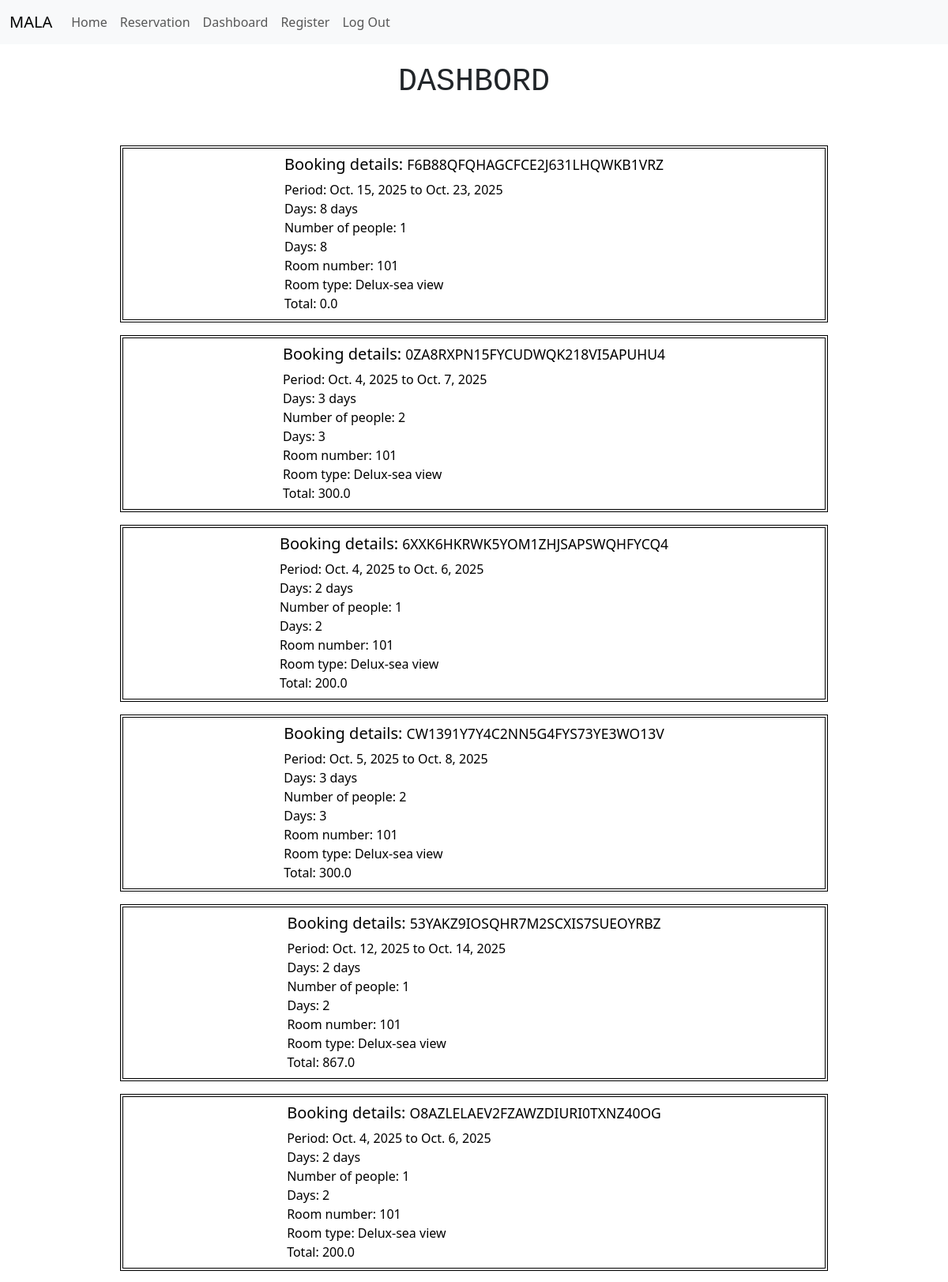
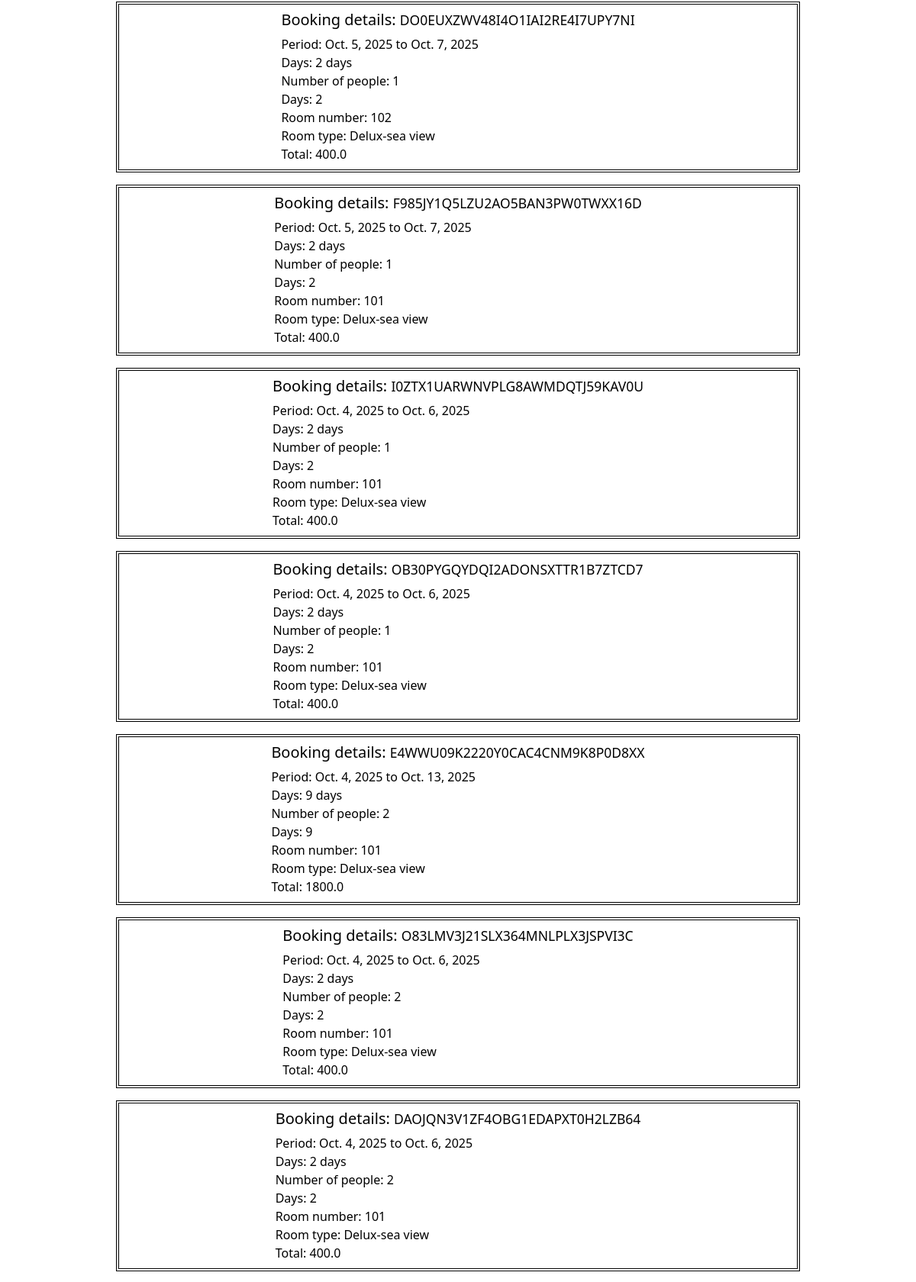
The page /dashboard/ (signed in, upper part) on the database its author committed (2 pictures, top to bottom).
### bookings/models.py (models this page shows, shortened)
class Reservation(models.Model):
    PENDING='Pending'
    CONFIRM='Confirm'
    CANCEL='Cancel'
    STATUS={
        PENDING:'Pending',
        CONFIRM:'Confirm',
        CANCEL:'Cancel',
    }
    check_in = models.DateField()
    check_out = models.DateField()
    nr_reservation = models.CharField(null=False,unique=True)
    nr_person = models.IntegerField()
    nr_days=models.IntegerField(default=0)
    amount=models.FloatField(default=0.0)
    has_flights=models.BooleanField(default=True)
    status=models.CharField(choices=STATUS,default=PENDING)
    package_selected=models.ForeignKey(Package,on_delete=models.CASCADE,null=True)
    user = models.ForeignKey(CustomUser, on_delete = models.CASCADE)
    room = models.ForeignKey(Reserved_room, on_delete = models.CASCADE)
    def get_bookings_by_user(user):
       try:
        bookings=Reservation.objects.filter(user=user)
        return bookings
       except:
          print("An exception has occurred when selecting the booking")

### accommodation/models.py (models this page shows, shortened)
class Room(models.Model):
    room_type = models.ForeignKey(RoomType, on_delete = models.CASCADE)
    description = models.CharField(max_length=200)
    price = models.IntegerField()
    room_number = models.IntegerField()
    room_capacity = models.PositiveIntegerField()

class RoomType(models.Model):
    DELUXE='DELUXE'
    LUXURY='LUXURY'
    DOUBLE='DOUBLE'
    SINGLE='SINGLE'
    TYPES_ROOMS={
        DELUXE:"Deluxe",
        LUXURY:"Luxury",
        DOUBLE:"Double",
        SINGLE:"Single"
    }
    name = models.CharField(max_length=200)
    room_count = models.IntegerField()
    description = models.CharField(max_length=200)
    room_view =  models.CharField(max_length=100)
    type = models.CharField(choices=TYPES_ROOMS)

### app/views.py (the view)
# urls.py: path('dashboard/',views.dashboard, name='dashboard'),
def dashboard(request):
    bookings=Reservation.get_bookings_by_user(request.user)
    context={
        "bookings":bookings,
        }
    return render(request,"app/dashboard.html",context=context)

### app/templates/app/dashboard.html
{% extends "app/base.html" %}
{% load custom_filters %}
{% block content %}
<h1 class="subtitle flex_ct m-4">DASHBORD</h1>
<div class="wrp_content">
  {% if bookings|length == 0%}
  <div class="subtitle flex_ct" >
    You have not made any booking with us!
    Wou
  </div>
      <div class="subtitle center">Would you like to make a <a href="{% url 'strat_reservation'%}">booking</a>?</div>
    {% else %}
     {% for booking in bookings%}
 <a href="{% url 'details_booking' booking.id  %}">
   <div class="flex_ct wrp_detail-fl">
    <div>
      <h5>Booking details: <small>{{booking.nr_reservation}}</small></h5>
      <div>Period: {{booking.check_in}} to {{booking.check_out}}</div>
      <div>Days: {{booking.nr_days}} days</div>
      <div>Number of people: {{booking.nr_person}}</div>
      <div>Days: {{booking.nr_days}}</div>
      <div>Room number: {{booking.room.room_number}}</div>
      <div>Room type: {{booking.room.room_type.name}}</div>
      <div>Total: {{booking.amount}}</div>
    </div>
  </div>
</a>
{% endfor %}
    {%endif%}
</div>
{% endblock content %}

### app/templates/app/base.html (shortened to what this page needs)
{% load static %}
<!doctype html>
<html lang="en">
<head>
    <link href="https://cdn.jsdelivr.net/npm/bootstrap@5.3.6/dist/css/bootstrap.min.css" rel="stylesheet">
    <link rel="stylesheet" href="{% static 'app/css/style.css'%}">
  </head>
<body>
    <header class="site-header">
      <nav class="navbar navbar-expand-lg navbar-light bg-light">
  <div class="container-fluid">
  <a class="navbar-brand mr-4" href="{% url 'index'%}">
          MALA</a>
    <div class="collapse navbar-collapse" id="navbarSupportedContent">
      <ul class="navbar-nav me-auto mb-2 mb-lg-0">
        <li >
          <a class="nav-link" href="{% url 'index' %}">Home</a>
        </li>
         <li >
          <a class="nav-link" href="{% url 'strat_reservation' %}">Reservation</a>
        </li>
          <li >
          <a class="nav-link" href="{% url 'dashboard' %}">Dashboard</a>
        </li>
          <li>
          <a class="nav-link" href="{% url 'register'%}">Register</a>
        </li>
       {% if user.is_authenticated %}
        <form action="{% url 'logout' %}" method="post">
              <button class="btn-logout nav-link" type="submit">Log Out</button>
            </form>
       {% else %}
        <li>
          <a class="nav-link" href="{% url 'login'%}">Log in</a>
        </li>
       {% endif %}
      </ul>
    </div>
  </div>
</nav>
    </header>
  {% block content %}
  {% endblock %}
</body>
</html>

### app/static/app/css/style.css (style rules this page uses)
:root { --color-body: rgb(248, 240, 240) --bs-dark: #212529; --header-hight: 5rem; --orange-color: #d45827; --light-orange-color: rgb(250, 133, 86); --dark-orange: rgb(243, 101, 35); --black-color: hsl(210, 6%, 7%); --dark-blue: hsl(229, 88%, 29%); --gray-color: #585858; --light-gray: #7c7a7a; --light-black-color: hsl(225, 4%, 21%); --white-color: #ffff; --body-color: hsl(220, 100%, 97%); --hover-white: rgb(240, 232, 224); --paragraf-text-color: hsl(19, 32%, 12%); --body-font: "Times New Roman", Times, serif; --font-family-title: "DM Serif Text", serif; --normal-font-size: 1.15rem; --small-font-size: 0.925rem; --large-font-size: 1.75rem; --xlarge-font-size: 2.25rem; --font-size-title: clamp(1.55rem, 1.95rem, 2.45rem); --font-size-subtitle: clamp(1.25rem, 1.55rem, 1.95rem); --line-height: 1.575rem; --line-height-title: 2.125rem; --line-height-subtitle: 1.7rem; --letter-spacing-normal: 0.25px; --leter-spacing-title: 1px; --leter-spacing-subtitle: 0.65px; --word-spacing: 1px; --wold-spacing-title: 0.5rem; --font-regular: 400; --font-semi-bold: 600; --font-bold: 900; --z--tooltip: 10; --z-fixed: 100; }
body { background-color: var(--color-body) }
a { text-decoration: none; color: black; }
li { text-decoration: none; list-style:none; }
.wrp_content { max-width: 60rem; margin: auto; padding: 1rem; min-height: 30rem; }
.flex_ct, .container_package { display: flex; flex-wrap: wrap; justify-content: space-evenly; gap: 1rem; }
.subtitle { font-family: 'Courier New', Courier, monospace; }
.wrp_detail-fl { border: 4px double black; margin: 1rem; padding: 0.5rem; }

### rows shown on the page
Reservation: nr_reservation "F6B88QFQHAGCFCE2J631LHQWKB1VRZ", check_in "Oct. 15, 2025", check_out "Oct. 23, 2025", nr_days "8", nr_person "1", room.room_number "101", room.room_type.name "Delux-sea view", amount "0.0"
Reservation: nr_reservation "0ZA8RXPN15FYCUDWQK218VI5APUHU4", check_in "Oct. 4, 2025", check_out "Oct. 7, 2025", nr_days "3", nr_person "2", room.room_number "101", room.room_type.name "Delux-sea view", amount "300.0"
Reservation: nr_reservation "6XXK6HKRWK5YOM1ZHJSAPSWQHFYCQ4", check_in "Oct. 4, 2025", check_out "Oct. 6, 2025", nr_days "2", nr_person "1", room.room_number "101", room.room_type.name "Delux-sea view", amount "200.0"
Reservation: nr_reservation "CW1391Y7Y4C2NN5G4FYS73YE3WO13V", check_in "Oct. 5, 2025", check_out "Oct. 8, 2025", nr_days "3", nr_person "2", room.room_number "101", room.room_type.name "Delux-sea view", amount "300.0"
Reservation: nr_reservation "53YAKZ9IOSQHR7M2SCXIS7SUEOYRBZ", check_in "Oct. 12, 2025", check_out "Oct. 14, 2025", nr_days "2", nr_person "1", room.room_number "101", room.room_type.name "Delux-sea view", amount "867.0"
Reservation: nr_reservation "O8AZLELAEV2FZAWZDIURI0TXNZ40OG", check_in "Oct. 4, 2025", check_out "Oct. 6, 2025", nr_days "2", nr_person "1", room.room_number "101", room.room_type.name "Delux-sea view", amount "200.0"
Reservation: nr_reservation "DO0EUXZWV48I4O1IAI2RE4I7UPY7NI", check_in "Oct. 5, 2025", check_out "Oct. 7, 2025", nr_days "2", nr_person "1", room.room_number "102", room.room_type.name "Delux-sea view", amount "400.0"
Reservation: nr_reservation "F985JY1Q5LZU2AO5BAN3PW0TWXX16D", check_in "Oct. 5, 2025", check_out "Oct. 7, 2025", nr_days "2", nr_person "1", room.room_number "101", room.room_type.name "Delux-sea view", amount "400.0"
Reservation: nr_reservation "I0ZTX1UARWNVPLG8AWMDQTJ59KAV0U", check_in "Oct. 4, 2025", check_out "Oct. 6, 2025", nr_days "2", nr_person "1", room.room_number "101", room.room_type.name "Delux-sea view", amount "400.0"
Reservation: nr_reservation "OB30PYGQYDQI2ADONSXTTR1B7ZTCD7", check_in "Oct. 4, 2025", check_out "Oct. 6, 2025", nr_days "2", nr_person "1", room.room_number "101", room.room_type.name "Delux-sea view", amount "400.0"
Reservation: nr_reservation "E4WWU09K2220Y0CAC4CNM9K8P0D8XX", check_in "Oct. 4, 2025", check_out "Oct. 13, 2025", nr_days "9", nr_person "2", room.room_number "101", room.room_type.name "Delux-sea view", amount "1800.0"
Reservation: nr_reservation "O83LMV3J21SLX364MNLPLX3JSPVI3C", check_in "Oct. 4, 2025", check_out "Oct. 6, 2025", nr_days "2", nr_person "2", room.room_number "101", room.room_type.name "Delux-sea view", amount "400.0"
Reservation: nr_reservation "DAOJQN3V1ZF4OBG1EDAPXT0H2LZB64", check_in "Oct. 4, 2025", check_out "Oct. 6, 2025", nr_days "2", nr_person "2", room.room_number "101", room.room_type.name "Delux-sea view", amount "400.0"
